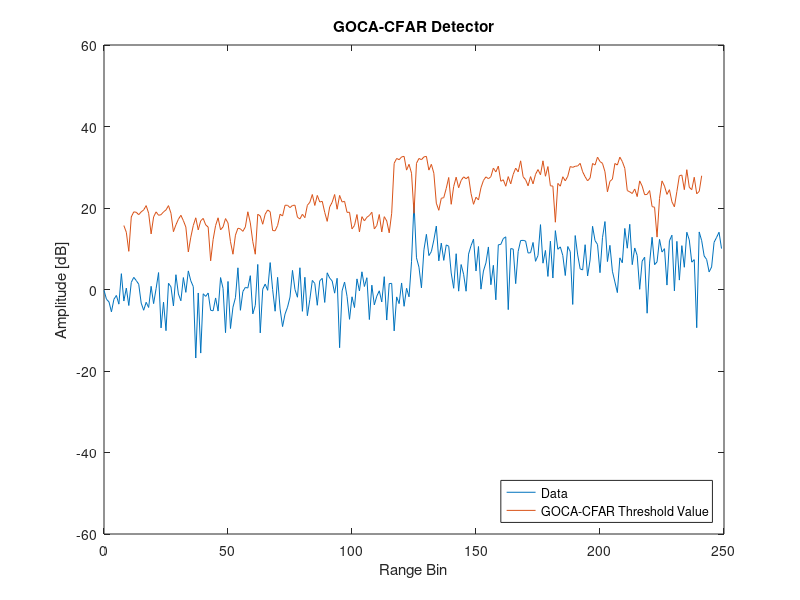

This figure's MATLAB source:
%% File information
% Written by M. Y. Martin (MRTMOG014)
% EEE4022S (2018)
% GOCA_CFAR_Threshold.m: Simulate GOCA-CFAR detector with Gaussian data

%% GOCA-CFAR detector
clc;
close all;
clear;

% define inputs and parameters
D = 250;                                % length of data; number of samples
N = 16;                                 % length of window
Np = 1;                                 % number of pulses
j = 1i;                                 % use j as sqrt(-1)
PFA = 10^-6;                            % desired PFA
SNRdB = 20;                             % SNR in Decibels
SNR = 10^(SNRdB/10);                    % Decibels to linear SNR

% include multiple targets
t = 1;                                  % number of targets and interfering targets (max 3)

% include clutter edge
v = 10;                                  % variance of noise in clutter edge; v = 1 => no clutter edge
d = -1;                                  % number of samples from centre to clutter edge start (distance)

% 1xD matrix of complex Gaussian noise: (I + jQ)/sqrt(2); v scales second part => clutter edge
noise = [((randn(1,(D/2) + d) + j.*randn(1,(D/2) + d))/sqrt(2)),(sqrt(v)*(randn(1,(D/2) - d) + j.*randn(1,(D/2) - d))/sqrt(2))];
    
% insert target(s)
target_voltage = sqrt(SNR);
target_signal = target_voltage*(randn(1,t) + j.*randn(1,t))/sqrt(2);
signal = noise; % noise only; H0
for y = 0:(t - 1)   % update signal with targets from centre of data at intervals of 3 samples ???
    signal((D/2) + 1 + 3*y) = (signal((D/2) + 1 + 3*y) + target_signal(y + 1)).^2;  % H1
end

% compute GOCA-CFAR interference statistic 'g'
g = zeros(D,1);
for CUT = (N/2 + 1):1:(D - N/2)    % first N/2 and last N/2 samples in signal will NOT become the CUT (eg. 9 to 392)
    Leading_window = sum(signal((CUT + 1):(CUT + N/2)));
    Lagging_window = sum(signal((CUT - N/2):(CUT - 1)));
    if Leading_window > Lagging_window
        g(CUT) = Leading_window;
    else
        g(CUT) = Lagging_window;
    end
end

% compute GOCA-CFAR constant 'a' for desired PFA
PFA_error = inf;

for a_i = 0:0.0001:5
    PFA_summation = 0;
    for i = 0:(N/2 - 1)
        PFA_summation = PFA_summation + (factorial(N/2 - 1 + i)/(factorial(N/2 - 1).*factorial(i))).*(2 + a_i)^(-i);
    end
    PFA_i = 2*(((1 + a_i)^(-N/2)) -((2 + a_i)^(-N/2))*PFA_summation);
    if abs(PFA_i - PFA) < abs(PFA_error)
        a = a_i;
        PFA_error = PFA_i - PFA;
    end
end

% compute detection threshold 'T'
T = a.*g;

% plot the threshold and noise
x = 0:(D - 1); % x-axis sample number
figure;
plot(x,20*log10(signal),x,20*log10(T));
xlabel('Range Bin');
ylabel('Amplitude [dB]');
ylim([-60 60]);
title('GOCA-CFAR Detector');
lgd = legend('Data','GOCA-CFAR Threshold Value');
set(lgd,'Location','SouthEast');
